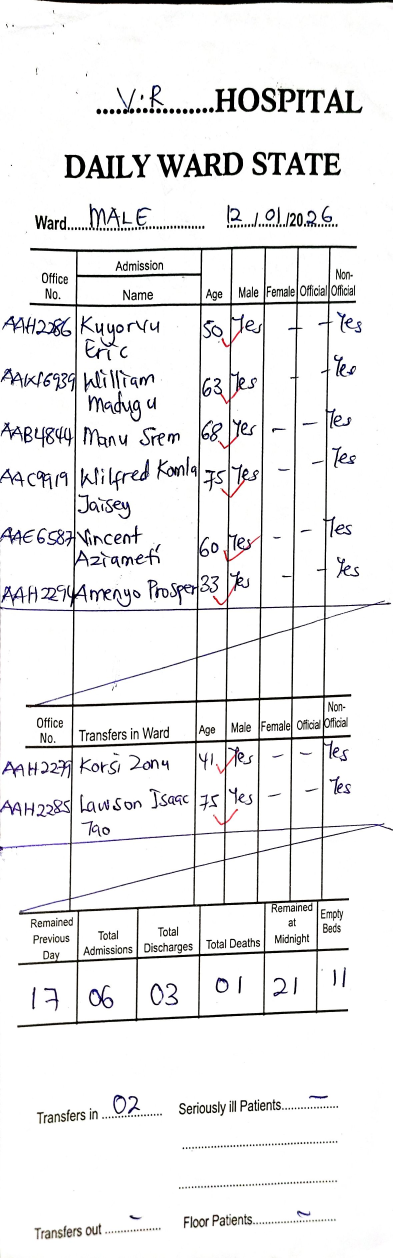
#> input picture images/Document 5_2.jpg, 1177 x 3774 px (shown at 1/3 size)
$ python -i enhance.py   (imports and definitions only)   (older library calls are emulated)
#> lines starting #> are read from the running program, lines starting #| are printed output that depends on the picture; after the words box and inside, x2 and y2 are one past the last pixel; in counts of white or black regions, pixels touching at a corner belong together
"""
Image preprocessing pipeline for OCR
Enhances image quality for better text recognition
"""
import cv2
import numpy as np
from typing import Tuple, Optional


def preprocess_image(image_path: str, debug: bool = False) -> np.ndarray:
    """
    Main preprocessing pipeline: applies all enhancement steps

    Args:
        image_path: Path to input image
        debug: If True, saves intermediate steps

    Returns:
        Enhanced grayscale image ready for OCR
    """
#> called with image_path = '../../images/Document 5_2.jpg', debug = False
    # Load image
    img = cv2.imread(image_path)
#> img is the input picture: shape (3774, 1177, 3); mean B, G, R 237.4, 236.9, 237.2
    if img is None:
        raise ValueError(f"Cannot read image: {image_path}")

    # Convert to grayscale
    gray = cv2.cvtColor(img, cv2.COLOR_BGR2GRAY)

    # Apply preprocessing steps
    deskewed = deskew_image(gray)
    denoised = denoise_image(deskewed)
    enhanced = enhance_contrast(denoised)
    binary = binarize_image(enhanced)

    if debug:
        # Save intermediate steps for debugging
        import os
        base_name = os.path.splitext(os.path.basename(image_path))[0]
        debug_dir = os.path.join(os.path.dirname(image_path), 'debug')
        os.makedirs(debug_dir, exist_ok=True)

        cv2.imwrite(os.path.join(debug_dir, f"{base_name}_1_gray.png"), gray)
        cv2.imwrite(os.path.join(debug_dir, f"{base_name}_2_deskewed.png"), deskewed)
        cv2.imwrite(os.path.join(debug_dir, f"{base_name}_3_denoised.png"), denoised)
        cv2.imwrite(os.path.join(debug_dir, f"{base_name}_4_enhanced.png"), enhanced)
        cv2.imwrite(os.path.join(debug_dir, f"{base_name}_5_binary.png"), binary)

    return binary


def deskew_image(image: np.ndarray) -> np.ndarray:
    """
    Detect and correct image rotation/skew

    Args:
        image: Grayscale input image

    Returns:
        Rotated image
    """
    # Detect skew angle
    angle = detect_skew_angle(image)
#> in detect_skew_angle, `edges = cv2.Canny(image, 50, 150, apertureSize=3)`:
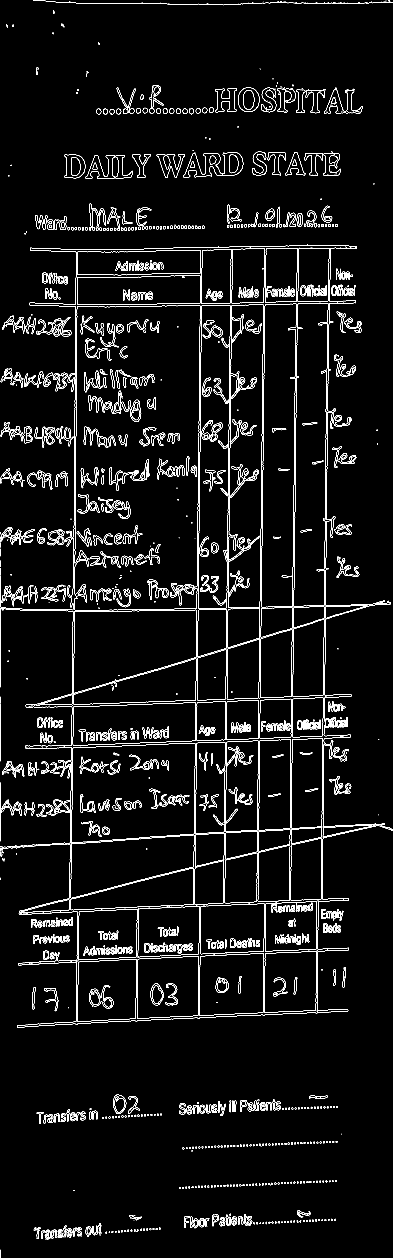
#> edges: shape (3774, 1177) (shown at 1/3 size); 3.3% white in thin lines or dots
#> in detect_skew_angle, `lines = cv2.HoughLines(edges, 1, np.pi / 180, 200)`: lines = 416 rows, first 8: [0, 0], [1003, 0.0175], [908, 0.0175], [811, 0.0175], [1000, 0.0175], [2126, 1.54], [711, 0.0175], [2539, 1.5]
#> the loop in detect_skew_angle, `for rho, theta in lines[:, 0]:` made 416 passes
#> (rho, theta, angle) on passes 1 to 3: (0, 0, -90), (1003, 0.0175, -89), (908, 0.0175, -89)
#> after the loop in detect_skew_angle, `for rho, theta in lines[:, 0]:`: angles = 416 values, max 89 at index 74, min -90 at index 0, mean -31.82
#> angle = -86

    if abs(angle) < 0.5:
        # Angle too small, skip rotation
        return image

    # Rotate image
    (h, w) = image.shape[:2]
#> h = 3774; w = 1177
    center = (w // 2, h // 2)
#> center = (588, 1887)
    M = cv2.getRotationMatrix2D(center, angle, 1.0)
#> M = [[0.0698, -0.998, 2429.4], [0.998, 0.0698, 1168.8]]
    rotated = cv2.warpAffine(image, M, (w, h),
                             flags=cv2.INTER_CUBIC,
                             borderMode=cv2.BORDER_REPLICATE)
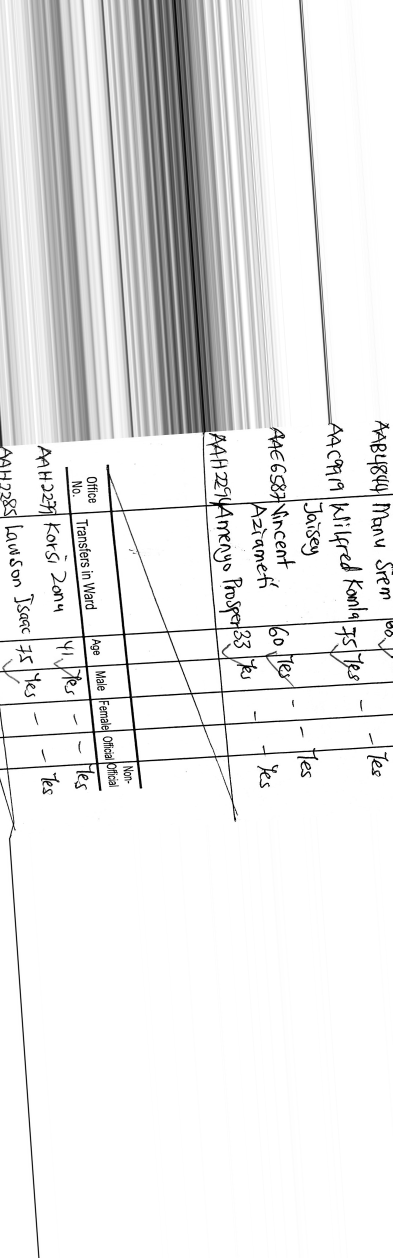
#> rotated: shape (3774, 1177) (shown at 1/3 size); min 0, max 255, mean 231.7

    return rotated


def detect_skew_angle(image: np.ndarray) -> float:
    """
    Detect skew angle using Hough transform

    Args:
        image: Grayscale image

    Returns:
        Skew angle in degrees
    """
    # Edge detection
    edges = cv2.Canny(image, 50, 150, apertureSize=3)

    # Hough line transform
    lines = cv2.HoughLines(edges, 1, np.pi / 180, 200)

    if lines is None:
        return 0.0

    # Calculate angles
    angles = []
    for rho, theta in lines[:, 0]:
        angle = (theta * 180 / np.pi) - 90
        angles.append(angle)

    if not angles:
        return 0.0

    # Return median angle
    return float(np.median(angles))


def denoise_image(image: np.ndarray) -> np.ndarray:
    """
    Remove noise from image

    Args:
        image: Grayscale input image

    Returns:
        Denoised image
    """
    # Non-local means denoising (good for handwriting)
    denoised = cv2.fastNlMeansDenoising(image, None,
                                        h=10,  # Filter strength
                                        templateWindowSize=7,
                                        searchWindowSize=21)
    return denoised


def enhance_contrast(image: np.ndarray) -> np.ndarray:
    """
    Enhance image contrast using CLAHE
    (Contrast Limited Adaptive Histogram Equalization)

    Args:
        image: Grayscale input image

    Returns:
        Contrast-enhanced image
    """
    clahe = cv2.createCLAHE(clipLimit=2.0, tileGridSize=(8, 8))
    enhanced = clahe.apply(image)
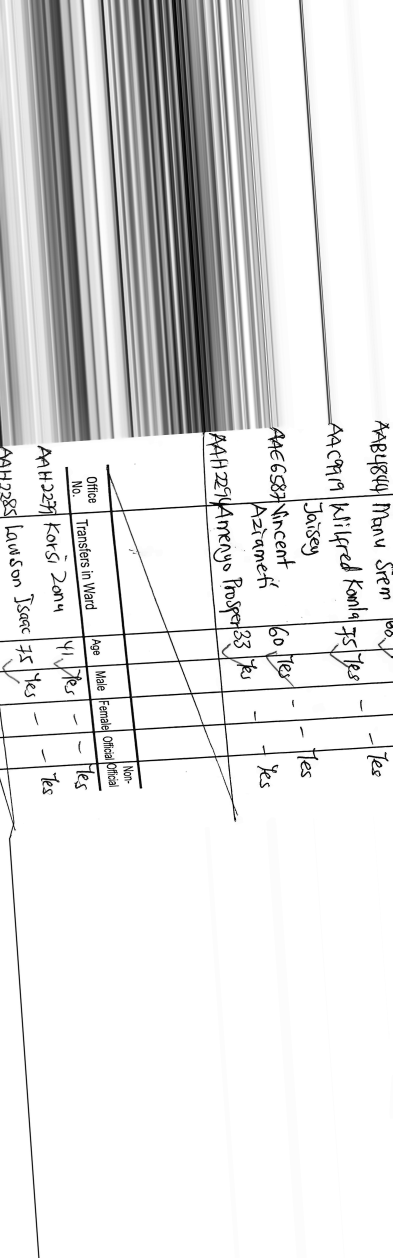
#> enhanced: shape (3774, 1177) (shown at 1/3 size); min 1, max 255, mean 225
    return enhanced


def binarize_image(image: np.ndarray) -> np.ndarray:
    """
    Convert to binary (black/white) using adaptive thresholding

    Args:
        image: Grayscale input image

    Returns:
        Binary image
    """
    # Adaptive threshold works better for varying lighting
    binary = cv2.adaptiveThreshold(image, 255,
                                   cv2.ADAPTIVE_THRESH_GAUSSIAN_C,
                                   cv2.THRESH_BINARY,
                                   11,  # Block size
                                   2)   # C constant
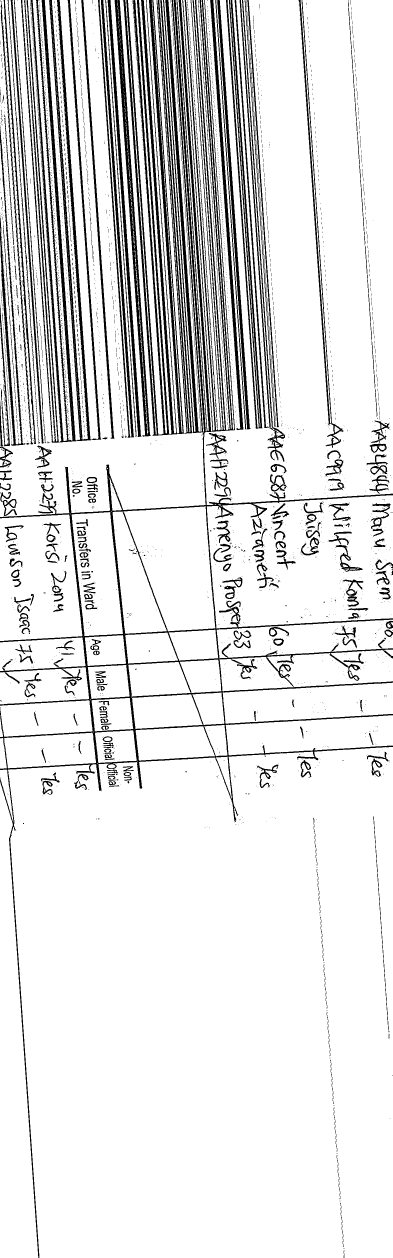
#> binary: shape (3774, 1177) (shown at 1/3 size); 88.1% white; 3963 black regions (3685 under 20 px), largest, box (x1, y1, x2, y2) and area: (0, 0, 1177, 3774) 114851, (370, 0, 610, 1308) 92009, (63, 0, 304, 1328) 70566
    return binary


# [44 lines left out: functions is_blurry, resize_if_needed, not called in this run]

>>> result = preprocess_image('../../images/Document 5_2.jpg')

$ run again, on images/Document 5_3.jpg
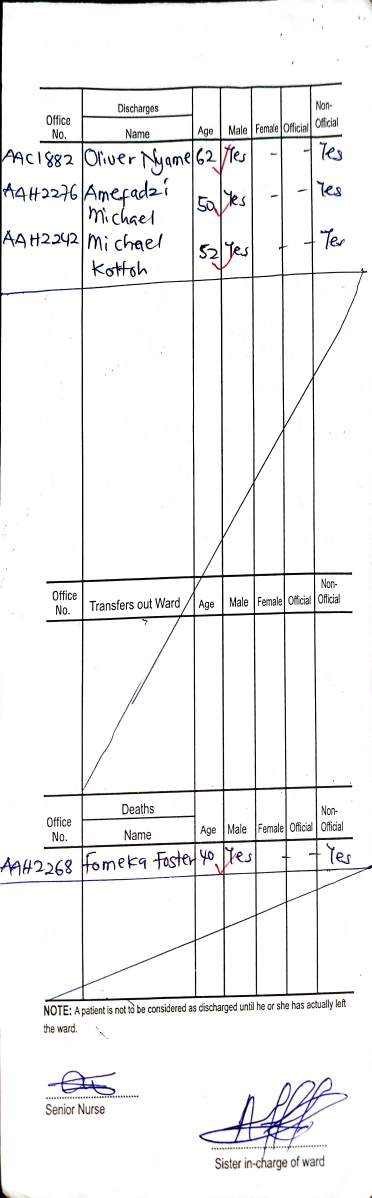
#> input picture images/Document 5_3.jpg, 1115 x 3594 px (shown at 1/3 size)
#> in preprocess_image, img is the input picture: shape (3594, 1115, 3); mean B, G, R 242, 241.4, 241.6
#> in detect_skew_angle, `edges = cv2.Canny(image, 50, 150, apertureSize=3)`:
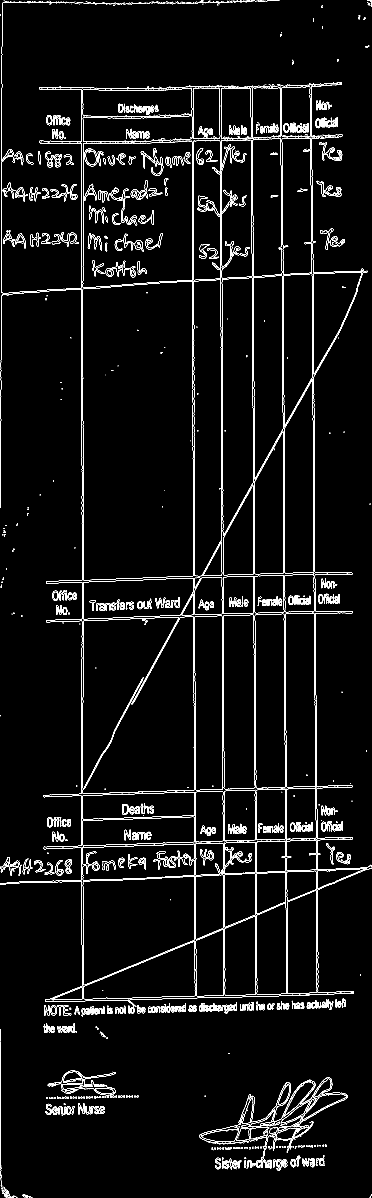
#> edges: shape (3594, 1115) (shown at 1/3 size); 3% white in thin lines or dots
#> lines = 199 rows, first 8: [249, 0], [245, 0], [1368, 0.506], [582, 0], [580, 0], [668, 0], [850, 0], [763, 0]
#> the loop in detect_skew_angle, `for rho, theta in lines[:, 0]:` made 199 passes
#> (rho, theta, angle) on passes 1 to 3: (249, 0, -90), (245, 0, -90), (1368, 0.506, -61)
#> after the loop in detect_skew_angle, `for rho, theta in lines[:, 0]:`: angles = 199 values, max 89 at index 29, min -90 at index 0, mean -9.44
#> in deskew_image, `angle = detect_skew_angle(image)`: angle = -2
#> M = [[0.999, -0.0349, 63.05], [0.0349, 0.999, -18.34]]
#> in binarize_image, `binary = cv2.adaptiveThreshold(image, 255, cv2.ADAPTIVE_THRESH_GAUSSIA..`:
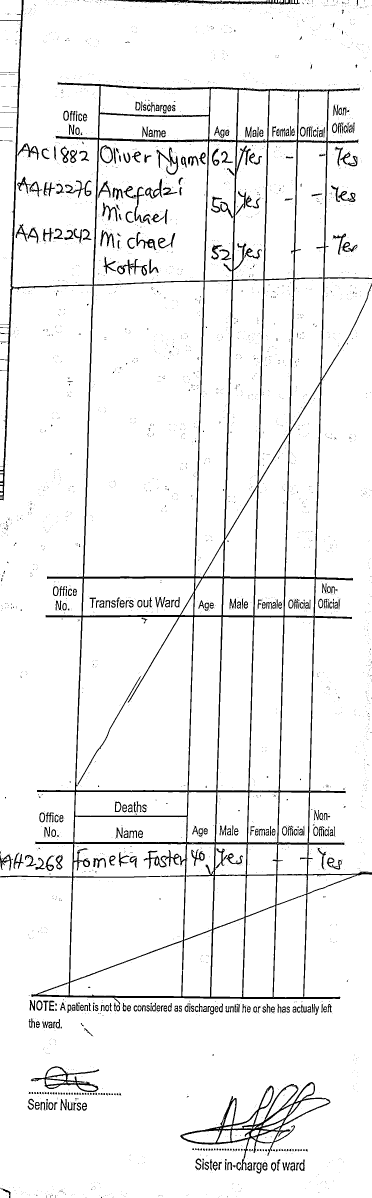
#> binary: shape (3594, 1115) (shown at 1/3 size); 94.3% white; 3969 black regions (3507 under 20 px), largest, box (x1, y1, x2, y2) and area: (0, 0, 1115, 3014) 127673, (541, 3246, 992, 3511) 12195, (324, 0, 899, 14) 3561
